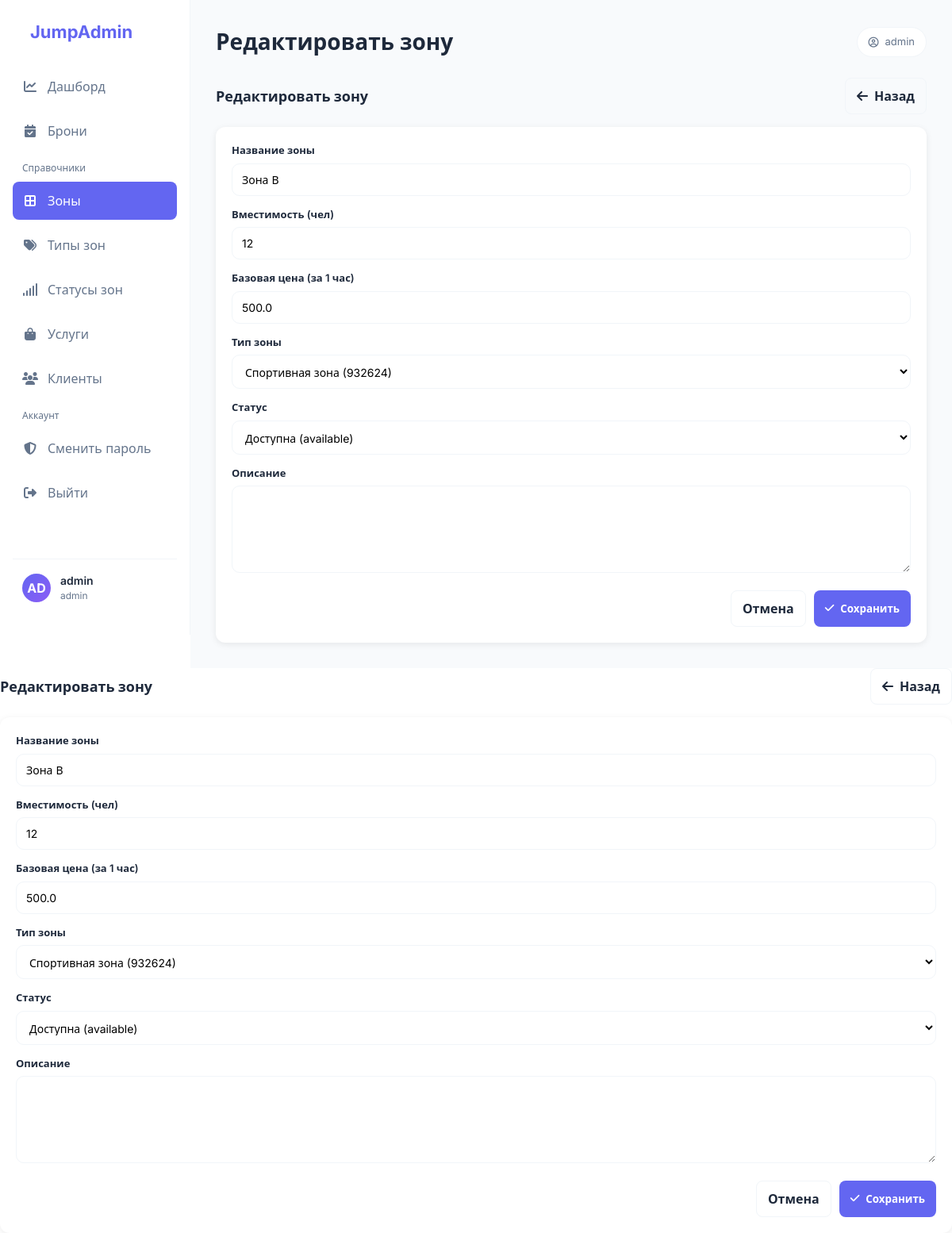
Screenshot of /zones/2/edit (signed in) with the database file from the repository.
### models.py (models this page shows)
class Base(DeclarativeBase):
    pass

class Account(Base, UserMixin):
    __tablename__ = "account"
    id: Mapped[int] = mapped_column(Integer, primary_key=True, autoincrement=True)
    login: Mapped[str] = mapped_column(String, unique=True, nullable=False)
    password_hash: Mapped[str] = mapped_column(String, nullable=False)
    role: Mapped[str] = mapped_column(String, nullable=False, default="admin")
    client_id: Mapped[Optional[int]] = mapped_column(ForeignKey("client.id"))
    employee_id: Mapped[Optional[int]] = mapped_column(ForeignKey("employee.id"), nullable=True)
    email_recovery: Mapped[Optional[str]] = mapped_column(String)
    client: Mapped[Optional["Client"]] = relationship(back_populates="accounts")
    employee: Mapped[Optional["Employee"]] = relationship(back_populates="accounts")

class Zone(Base):
    __tablename__ = "zone"
    id: Mapped[int] = mapped_column(Integer, primary_key=True, autoincrement=True)
    zone_name: Mapped[str] = mapped_column(String, unique=True, nullable=False)
    type_id: Mapped[int] = mapped_column(ForeignKey("zone_type.id"), nullable=False)
    capacity: Mapped[int] = mapped_column(Integer, nullable=False)
    base_price: Mapped[Decimal] = mapped_column(Numeric(10, 2), nullable=False)
    status_id: Mapped[int] = mapped_column(ForeignKey("zone_status.id"), nullable=False)
    description: Mapped[Optional[str]] = mapped_column(Text)
    type: Mapped["ZoneType"] = relationship(back_populates="zones")
    status: Mapped["ZoneStatus"] = relationship(back_populates="zones")
    bookings: Mapped[list["Booking"]] = relationship(back_populates="zone")

### app.py (the view, shortened to what this page needs)
@app.route("/zones/<int:item_id>/edit", methods=["GET", "POST"])
@login_required
@admin_required
def zone_edit(item_id: int):
    with db_session() as s:
        it = s.get(Zone, item_id)
        if not it:
            flash("Не найдено", "danger")
            return redirect(url_for("zones_list"))
        ztypes = s.execute(select(ZoneType).order_by(ZoneType.name)).scalars().all()
        zstats = s.execute(select(ZoneStatus).order_by(ZoneStatus.name)).scalars().all()
        fields = [
            {"name": "zone_name", "label": "Название зоны", "type": "text", "required": True, "value": it.zone_name, "col": "col-md-6"},
            {"name": "capacity", "label": "Вместимость (чел)", "type": "number", "required": True, "value": it.capacity, "col": "col-md-3"},
            {"name": "base_price", "label": "Базовая цена (за 1 час)", "type": "number", "required": True, "value": float(it.base_price), "col": "col-md-3"},
            {"name": "type_id", "label": "Тип зоны", "type": "select", "required": True, "value": it.type_id, "col": "col-md-6",
             "options": [{"value": t.id, "label": f"{t.name} ({t.code})"} for t in ztypes]},
            {"name": "status_id", "label": "Статус", "type": "select", "required": True, "value": it.status_id, "col": "col-md-6",
             "options": [{"value": st.id, "label": f"{st.name} ({st.code})"} for st in zstats]},
            {"name": "description", "label": "Описание", "type": "textarea", "required": False, "value": it.description},
        ]
    return render_form("Редактировать зону", fields, url_for("zones_list"), active="zones")

### app.py (called while the page is built)
@app.before_request
def force_auth():
    if request.endpoint is None:
        return
    if request.endpoint in PUBLIC_ENDPOINTS:
        return
    if not current_user.is_authenticated:
        return redirect(url_for("login"))

def db_session() -> Session:
    return SessionLocal()

def admin_required(fn):
    @wraps(fn)
    def wrapper(*args, **kwargs):
        if not current_user.is_authenticated:
            return login_manager.unauthorized()
        if getattr(current_user, "role", "") not in ("admin", "staff"):
            flash("Недостаточно прав", "danger")
            return redirect(url_for("dashboard"))
        return fn(*args, **kwargs)
    return wrapper

@login_manager.user_loader
def load_user(user_id: str):
    with db_session() as s:
        return s.get(Account, int(user_id))

def render_form(title: str, fields: list[dict], back_url: str, subtitle: Optional[str] = None, active: str = ''):
    return render_template("common/form.html", title=title, subtitle=subtitle, fields=fields, back_url=back_url, active=active)

### templates/common/form.html (shortened to what this page needs)
{% extends "base.html" %}
{% set page_title = title %}
{% set page_subtitle = subtitle %}
{% block content %}
<div style="display:flex; justify-content:space-between; align-items:center; gap: 12px; margin-bottom: 16px;">
  <div>
    <div style="font-size: 18px; font-weight: 700;">{{ title }}</div>
  </div>
  <a class="btn btn-outline" style="width:auto; padding: 10px 14px;" href="{{ back_url }}">
    <i class="fa-solid fa-arrow-left"></i> Назад
  </a>
</div>
<form method="post">
  <div class="card">
    <div style="display:grid; grid-template-columns: 1fr; gap: 14px;">
      {% for f in fields %}
        <div>
          <label class="label">{{ f.label }}</label>
          {% if f.type == 'textarea' %}
            <textarea class="textarea" name="{{ f.name }}" {% if f.required %}required{% endif %}>{{ f.value or '' }}</textarea>
          {% elif f.type == 'select' %}
            <select class="select" name="{{ f.name }}" {% if f.required %}required{% endif %}>
              {% for opt in f.options %}
                <option value="{{ opt.value }}" {% if f.value is defined and opt.value == f.value %}selected{% endif %}>{{ opt.label }}</option>
              {% endfor %}
            </select>
          {% else %}
            <input class="input" type="{{ f.type or 'text' }}" name="{{ f.name }}" value="{{ f.value or '' }}" {% if f.required %}required{% endif %}>
          {% endif %}
        </div>
      {% endfor %}
    </div>
    <div style="display:flex; justify-content:flex-end; gap: 10px; margin-top: 16px;">
      <a class="btn btn-outline" style="width:auto; padding: 10px 14px;" href="{{ back_url }}">Отмена</a>
      <button class="btn btn-primary" style="width:auto; padding: 10px 14px;" type="submit"><i class="fa-solid fa-check"></i> Сохранить</button>
    </div>
  </div>
</form>
{% endblock %}

### templates/base.html (shortened to what this page needs)
{% set active = active or '' %}
<!DOCTYPE html>
<html lang="ru">
<head>
  <link rel="stylesheet" href="https://cdnjs.cloudflare.com/ajax/libs/font-awesome/6.4.0/css/all.min.css">
</head>
<body>
  {% if current_user.is_authenticated %}
  <div class="app-container">
    <aside class="sidebar">
      <div class="logo">
        <span>JumpAdmin</span>
      </div>
      <nav class="nav-menu">
        <a href="{{ url_for('dashboard') }}" class="nav-item {% if active=='dashboard' %}active{% endif %}">
          <i class="fa-solid fa-chart-line"></i><span>Дашборд</span>
        </a>
        <a href="{{ url_for('bookings_list') }}" class="nav-item {% if active=='bookings' %}active{% endif %}">
          <i class="fa-solid fa-calendar-check"></i><span>Брони</span>
        </a>
        <div class="nav-section">Справочники</div>
        <a href="{{ url_for('zones_list') }}" class="nav-item {% if active=='zones' %}active{% endif %}">
          <i class="fa-solid fa-border-all"></i><span>Зоны</span>
        </a>
        <a href="{{ url_for('zone_types_list') }}" class="nav-item {% if active=='zone_types' %}active{% endif %}">
          <i class="fa-solid fa-tags"></i><span>Типы зон</span>
        </a>
        <a href="{{ url_for('zone_statuses_list') }}" class="nav-item {% if active=='zone_statuses' %}active{% endif %}">
          <i class="fa-solid fa-signal"></i><span>Статусы зон</span>
        </a>
        <a href="{{ url_for('services_list') }}" class="nav-item {% if active=='services' %}active{% endif %}">
          <i class="fa-solid fa-bag-shopping"></i><span>Услуги</span>
        </a>
        <a href="{{ url_for('clients_list') }}" class="nav-item {% if active=='clients' %}active{% endif %}">
          <i class="fa-solid fa-users"></i><span>Клиенты</span>
        </a>
        <div class="nav-section">Аккаунт</div>
        <a href="{{ url_for('account_password') }}" class="nav-item {% if active=='password' %}active{% endif %}">
          <i class="fa-solid fa-shield-halved"></i><span>Сменить пароль</span>
        </a>
        <a href="{{ url_for('logout') }}" class="nav-item">
          <i class="fa-solid fa-right-from-bracket"></i><span>Выйти</span>
        </a>
      </nav>
      <div class="user-profile">
        {% set initials = (current_user.login[:2] if current_user.login else 'AD')|upper %}
        <div class="user-avatar">{{ initials }}</div>
        <div class="user-info">
          <h4>{{ current_user.login }}</h4>
          <p>{{ current_user.role }}</p>
        </div>
      </div>
    </aside>
    <main class="main-content">
      <header class="header">
        <h1>{{ page_title or " " }}</h1>
        {% if page_subtitle %}
          <div class="pill"><i class="fa-regular fa-circle-info"></i> {{ page_subtitle }}</div>
        {% else %}
          <div class="pill"><i class="fa-regular fa-circle-user"></i> {{ current_user.login }}</div>
        {% endif %}
      </header>
      {{ self.content() }}
    </main>
  </div>
  {% endif %}
  {% block content %}{% endblock %}
</body>
</html>

### templates/base.html (style rules this page uses)
* { margin: 0; padding: 0; box-sizing: border-box; font-family: 'Inter', system-ui, -apple-system, Segoe UI, Roboto, sans-serif; }
:root { --primary: #6366F1; --primary-dark: #4F46E5; --background: #FFFFFF; --background-secondary: #F8FAFC; --text-primary: #1E293B; --text-secondary: #64748B; --success: #10B981; --warning: #F59E0B; --error: #EF4444; --border: #F1F5F9; --shadow: rgba(0, 0, 0, 0.08); --sidebar-width: 240px; --radius: 12px; }
body { background-color: var(--background); color: var(--text-primary); line-height: 1.5; }
a { color: inherit; }
.app-container { display: flex; min-height: 100vh; }
.sidebar { width: var(--sidebar-width); background-color: var(--background); border-right: 1px solid var(--border); padding: 24px 16px; display: flex; flex-direction: column; position: fixed; height: 100vh; z-index: 10; }
.logo { font-size: 22px; font-weight: 700; color: var(--primary); margin-bottom: 28px; padding-left: 12px; display: flex; align-items: center; gap: 10px; }
.nav-menu { flex-grow: 1; }
.nav-section { margin-top: 14px; margin-bottom: 8px; padding-left: 12px; color: var(--text-secondary); font-size: 12px; }
.nav-item { display: flex; align-items: center; padding: 12px; margin-bottom: 8px; border-radius: 8px; color: var(--text-secondary); text-decoration: none; transition: all 0.2s ease; }
.nav-item i { margin-right: 12px; width: 20px; text-align: center; }
.nav-item.active { background-color: var(--primary); color: white; font-weight: 500; }
.user-profile { padding: 16px 12px; border-top: 1px solid var(--border); display: flex; align-items: center; gap: 12px; }
.user-avatar { width: 36px; height: 36px; border-radius: 50%; background: linear-gradient(135deg, var(--primary), #8B5CF6); color: white; display: flex; align-items: center; justify-content: center; font-weight: 700; flex: 0 0 auto; }
.user-info h4 { font-size: 14px; font-weight: 600; }
.user-info p { font-size: 12px; color: var(--text-secondary); }
.main-content { flex-grow: 1; margin-left: var(--sidebar-width); padding: 32px; background-color: var(--background-secondary); min-height: 100vh; }
.header { display: flex; justify-content: space-between; align-items: center; margin-bottom: 24px; gap: 16px; }
.header h1 { font-size: 28px; font-weight: 600; }
.pill { color: var(--text-secondary); font-size: 13px; background-color: var(--background); padding: 8px 14px; border-radius: 999px; border: 1px solid var(--border); display: inline-flex; align-items: center; gap: 8px; white-space: nowrap; }
.card { background-color: var(--background); border-radius: var(--radius); padding: 20px; box-shadow: 0 2px 8px var(--shadow); transition: transform 0.2s ease, box-shadow 0.2s ease; }
.btn { width: 100%; padding: 12px; border: none; border-radius: 8px; background-color: var(--background-secondary); color: var(--text-primary); font-weight: 600; cursor: pointer; transition: all 0.2s ease; display:flex; align-items:center; justify-content:center; gap: 8px; text-decoration: none; }
.btn-primary { background-color: var(--primary); color: white; }
.btn-outline { background: transparent; border: 1px solid var(--border); color: var(--text-primary); }
.input, .select, .textarea { width: 100%; padding: 11px 12px; border: 1px solid var(--border); border-radius: 10px; background: var(--background); outline: none; font-size: 14px; }
.textarea { min-height: 110px; resize: vertical; }
.label { font-size: 13px; font-weight: 600; margin-bottom: 6px; display:block; }

### rows the page displays
Account: login "admin", role "admin"
Zone: label "Название зоны", zone_name "Зона В"

### other values shown
{{ initials }} "AD"
{{ page_title or " " }} "Редактировать зону"
{{ title }} "Редактировать зону Редактировать зону"
{{ f.label }} "Вместимость (чел)" "Базовая цена (за 1 час)" "Тип зоны" "Статус" "Описание" "Вместимость (чел)" "Базовая цена (за 1 час)" "Тип зоны" "Статус" "Описание"
form field type_id "Спортивная зона (932624)"
form field status_id "Доступна (available)"
